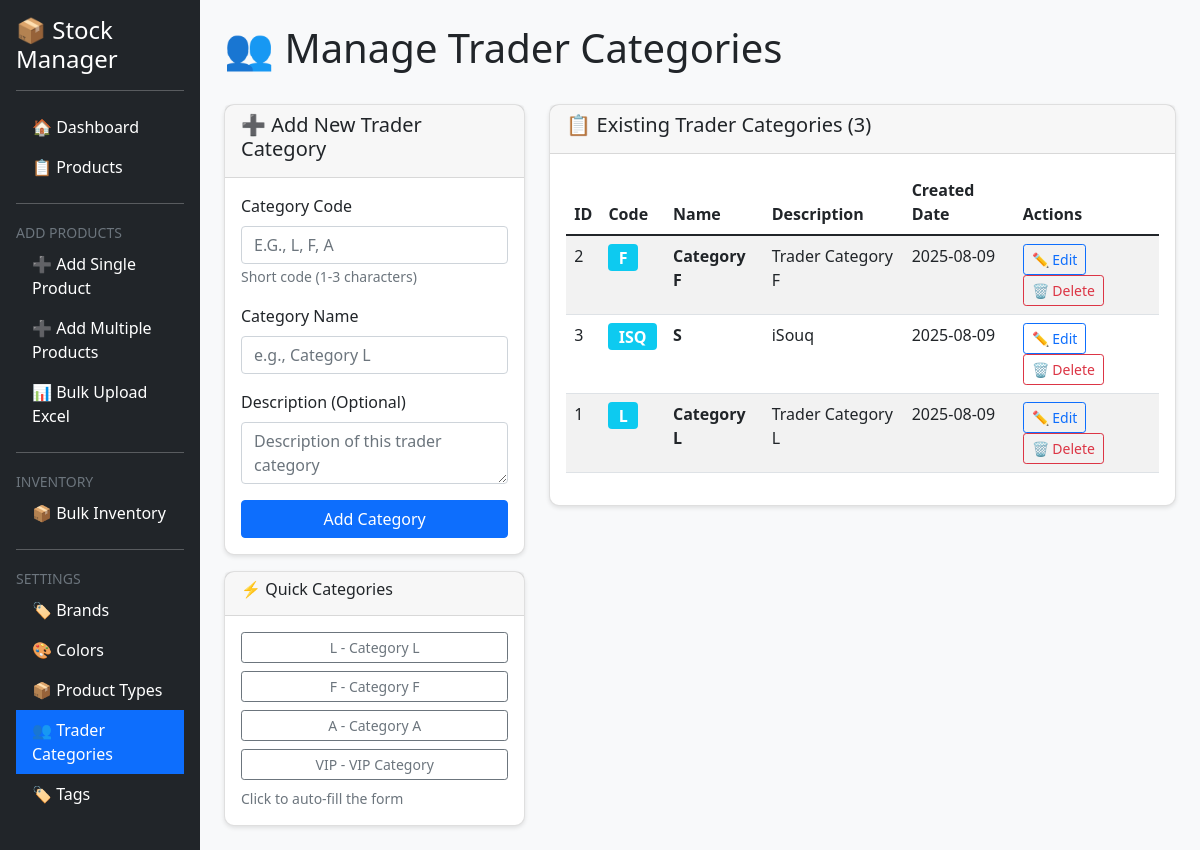
/manage_trader_categories, run on an earlier commit of the app's database.
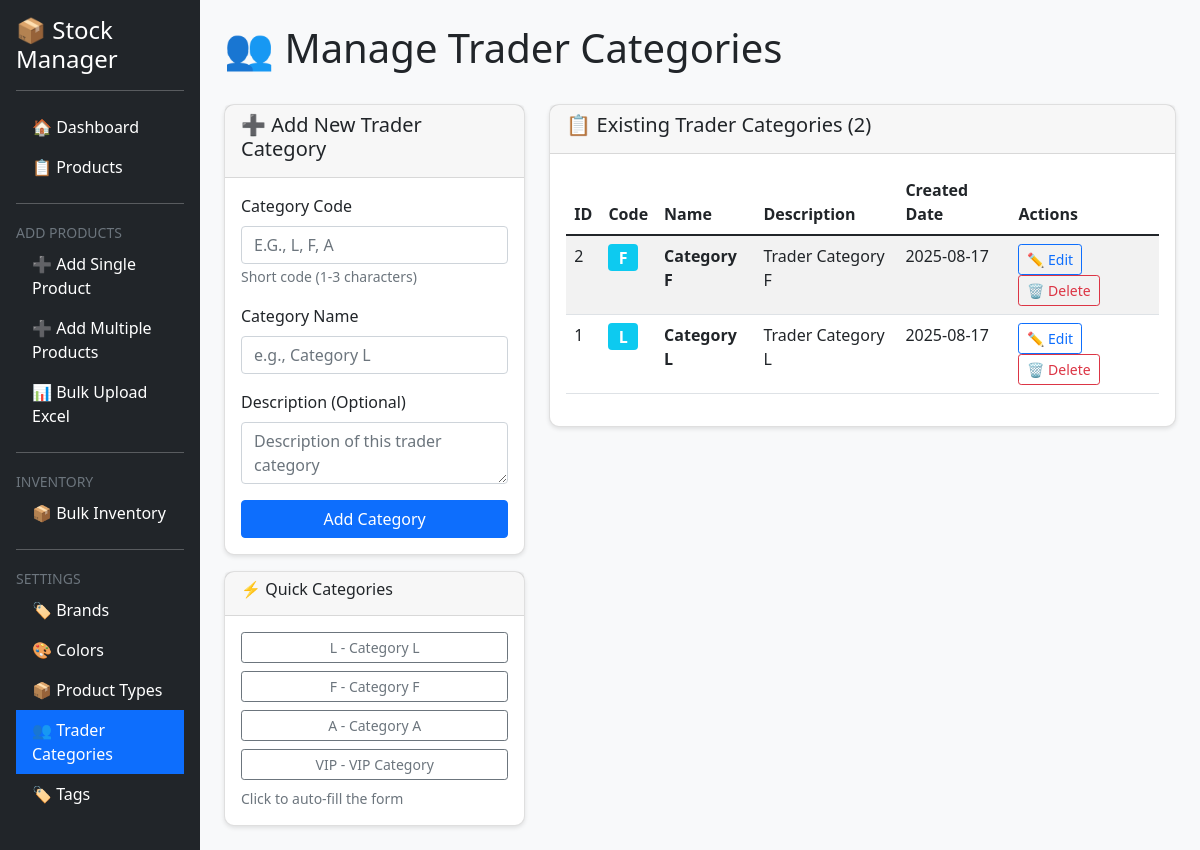
And on a later commit of the database.
### tables this page shows
CREATE TABLE trader_categories (
                id INTEGER PRIMARY KEY,
                category_code TEXT UNIQUE NOT NULL,
                category_name TEXT NOT NULL,
                description TEXT,
                created_date TIMESTAMP DEFAULT CURRENT_TIMESTAMP
            );

### app.py (the view)
@app.route('/manage_trader_categories')
def manage_trader_categories():
    categories = db.get_all_trader_categories()
    return render_template('manage_trader_categories.html', categories=categories)

### app.py (called while the page is built, shortened)
@app.before_request
def restore_on_startup():
    global startup_completed

### database.py (called while the page is built)
    def get_connection(self):
        if self.db_type == 'postgresql':
            if PSYCOPG_VERSION == 3:
                return psycopg.connect(**self.pg_config, row_factory=dict_row)
            else:
                return psycopg2.connect(**self.pg_config, cursor_factory=RealDictCursor)
        else:
            return sqlite3.connect(self.db_name, timeout=30.0)

    def get_all_trader_categories(self):
        conn = self.get_connection()
        cursor = conn.cursor()
        cursor.execute('SELECT * FROM trader_categories ORDER BY category_code')
        categories = cursor.fetchall()
        conn.close()
        return categories

### templates/manage_trader_categories.html (shortened to what the changed rows need)
<!DOCTYPE html>
<html lang="en">
<head>
    <link href="https://cdn.jsdelivr.net/npm/bootstrap@5.1.3/dist/css/bootstrap.min.css" rel="stylesheet">
    <link rel="stylesheet" href="{{ url_for('static', filename='style.css') }}">
</head>
<body>
    <div class="container-fluid">
        <div class="row">
            <div class="col-md-10 p-4">
                <div class="d-flex justify-content-between align-items-center mb-4">
                    <h1>👥 Manage Trader Categories</h1>
                </div>
                <div class="row">
                    <div class="col-md-8">
                        <div class="card">
                            <div class="card-header">
                                <h5>📋 Existing Trader Categories ({{ categories|length }})</h5>
                            </div>
                            <div class="card-body">
                                {% if categories %}
                                <div class="table-responsive">
                                    <table class="table table-striped">
                                        <thead>
                                            <tr>
                                                <th>ID</th>
                                                <th>Code</th>
                                                <th>Name</th>
                                                <th>Description</th>
                                                <th>Created Date</th>
                                                <th>Actions</th>
                                            </tr>
                                        </thead>
                                        <tbody>
                                            {% for cat in categories %}
                                            <tr>
                                                <td>{{ cat[0] }}</td>
                                                <td><span class="badge bg-info fs-6">{{ cat[1] }}</span></td>
                                                <td><strong>{{ cat[2] }}</strong></td>
                                                <td>{{ cat[3] if cat[3] else 'N/A' }}</td>
                                                <td>{{ cat[4][:10] if cat[4] else 'N/A' }}</td>
                                                <td>
                                                    <button class="btn btn-sm btn-outline-primary"
                                                            onclick="editCategory({{ cat[0] }}, '{{ cat[1] }}', '{{ cat[2] }}', '{{ cat[3] if cat[3] else '' }}')">
                                                        ✏️ Edit
                                                    </button>
                                                    <button class="btn btn-sm btn-outline-danger"
                                                            onclick="deleteCategory({{ cat[0] }}, '{{ cat[1] }}')">
                                                        🗑️ Delete
                                                    </button>
                                                </td>
                                            </tr>
                                            {% endfor %}
                                        </tbody>
                                    </table>
                                </div>
                                {% else %}
                                <p class="text-center text-muted">No trader categories found. Add your first category!</p>
                                {% endif %}
                            </div>
                        </div>
                    </div>
                </div>
            </div>
        </div>
    </div>
</body>
</html>

What changed in the data, as far as the page shows it:
removed trader_categories: id "3", category_code "ISQ", category_name "S", description "iSouq", created_date "2025-08-09"
changed trader_categories "Category F": created_date "2025-08-09" → "2025-08-17"
changed trader_categories "Category L": created_date "2025-08-09" → "2025-08-17"
Also different on the page:
{{ categories|length }}: "3" → "2"
